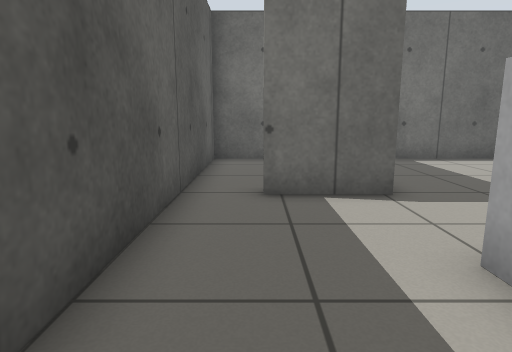
view 1 (above)

13 first-person views from a walk through a robot-simulator world made for Gazebo. The camera is 0.74 m above the floor, tilts 10° down and sees 75° across. The floor is counted in squares, 0.5 m on a side. Each view is taken from the middle of a square. On the plan, view 1 faces up. The plan holds only what a view shows up to about 15 squares ahead; the rest is blank.

view 2
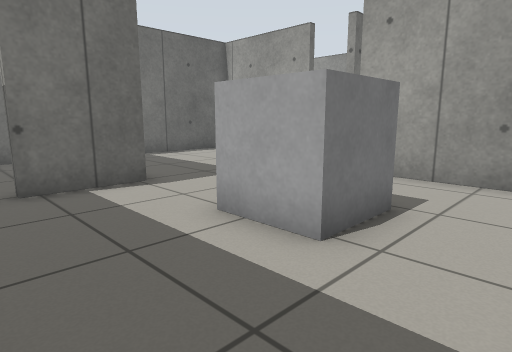

view 3
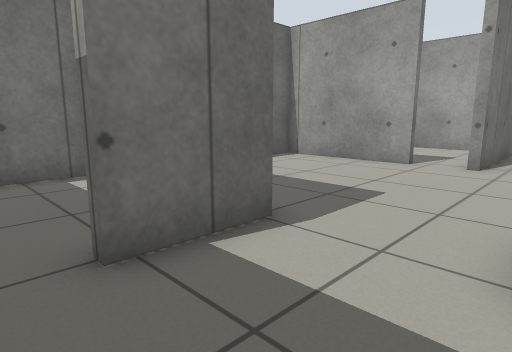

view 4
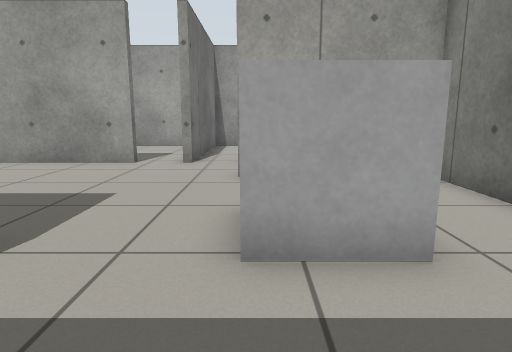

view 5
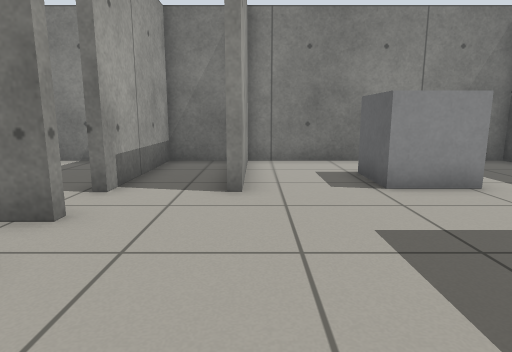

view 6
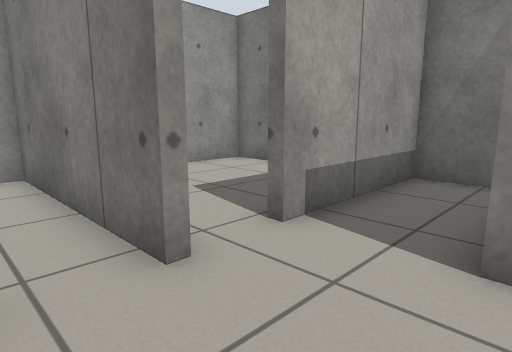

view 7
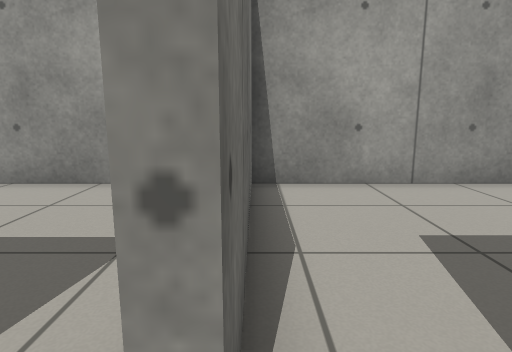

view 8
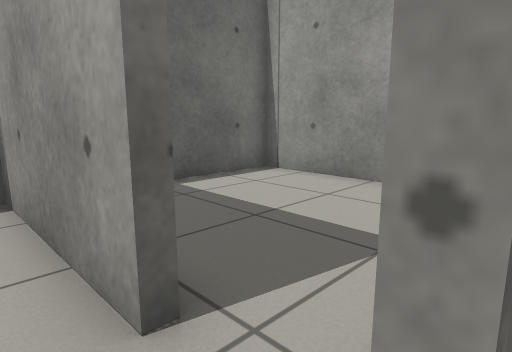

view 9
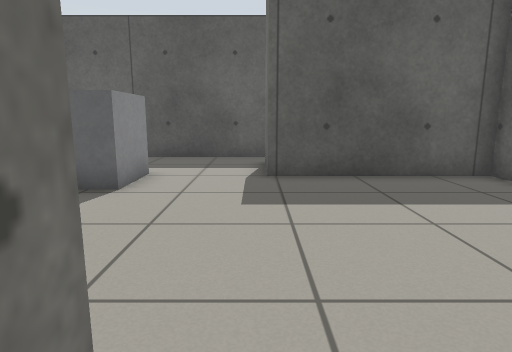

view 10
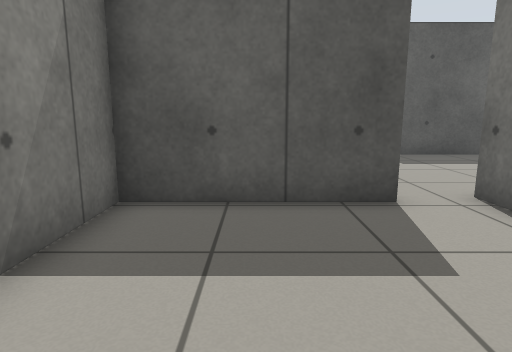

view 11
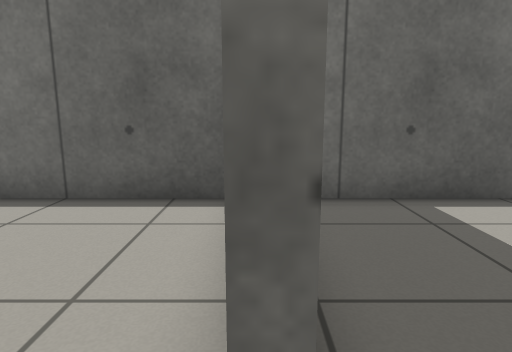

view 12
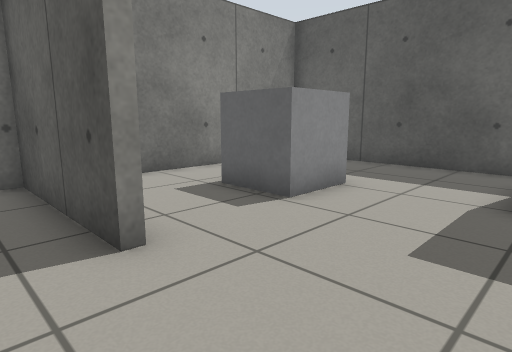

view 13
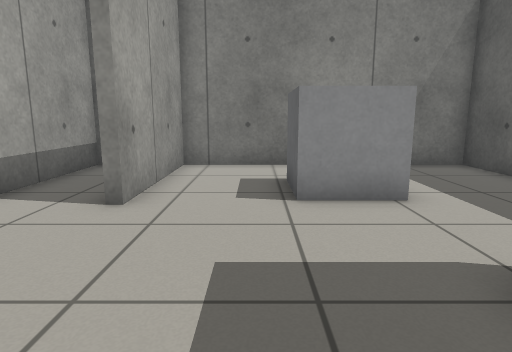

### Floor plan
Ten units are one square. View 1 is at (0, 0); x grows to the right and y downward. Boxes are objects, and circles mark ways between rooms. Rooms are numbered by the first view taken in them; rooms with no view inside come last. Other rooms are left out.
<svg viewBox="-20 -125 189 144">
<path fill="none" stroke="#000" d="M76 -35 76 14 99 14 99 -35M99 -51 99 -54M99 -69 99 -120 50 -120M-15 -65 -15 14 73 14 73 -35M26 -120 26 -63 1 -63M99 -54 164 -54 164 -120 111 -120M99 -35 103 -35 103 14 164 14 164 -51M160 -51 99 -51M19 -120 -15 -120 -15 -65"/>
<rect x="25" y="-35" width="20" height="30" fill="#bbb"><title>other object</title></rect>
<circle cx="100" cy="-65" r="3" fill="#2a7"/>
<circle cx="100" cy="-40" r="3" fill="#2a7"/>
<circle cx="-5" cy="-60" r="3" fill="#2a7"/>
<text x="50" y="-40">1</text>
<text x="130" y="-90">2</text>
<text x="130" y="-20">3</text>
<text x="0" y="-90">4</text>
</svg>
Room 1 opens to room 2. Room 1 opens to room 3. Room 1 opens to room 4.

Where each view was taken, in squares from view 1:
view 1: 0 up, 0 right, facing up
view 2: 1 down, 1 left, facing up-right
view 3: 3 up, 1 left, facing up-right
view 4: 3 up, 1 left, facing right
view 5: 10 up, 7 right, facing down
view 6: 7 up, 7 right, facing down-right
view 7: 5 up, 9 right, facing right
view 8: 5 up, 9 right, facing up-right
view 9: 6 up, 11 right, facing left
view 10: 1 up, 16 right, facing left
view 11: 6 up, 10 right, facing up
view 12: 7 up, 9 right, facing down-left
view 13: 9 up, 5 right, facing down
